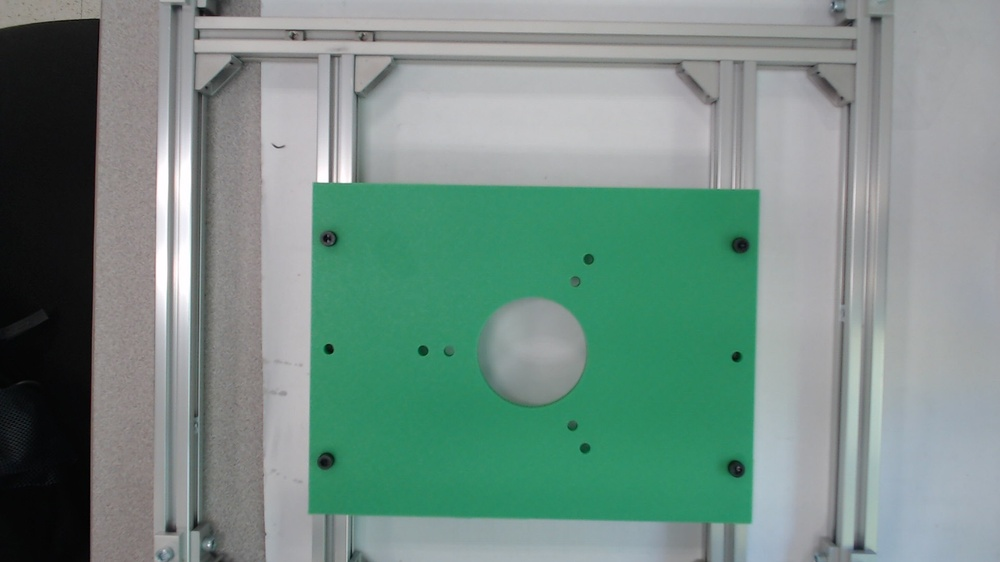
#> input picture RobotBaseDetection/greenBase2.jpg, 1000 x 562 px, shrunk from 1920 x 1080 before the run
$ python -i findTransformationRobotBaseToCam3.py   (imports and definitions only)
#> lines starting #> are read from the running program, lines starting #| are printed output that depends on the picture
#> further down, picture is the input picture: shape (562, 1000, 3); mean B, G, R 132.1, 140.9, 116.6
import os
import pickle
import cv2
import numpy as np

# ---------- User settings ----------
IMAGE_PATH = "greenBase2.jpg"
# How many clicks we expect (X1,X2,Y1,Y2,Center)
LABELS = ["X1", "X2", "X3", "Y1", "Y2", "Center"]
# -----------------------------------

selected_points = []          # raw pixel coords where user clicked
clicked_overlay = None        # image to draw live click markers on
selection_done = False        # set True when finished
current_label_idx = 0

def detect_circles(img):
    """Return Nx3 array of circles (x,y,r) or None if none found."""
    greyimg = cv2.cvtColor(img, cv2.COLOR_BGR2GRAY)
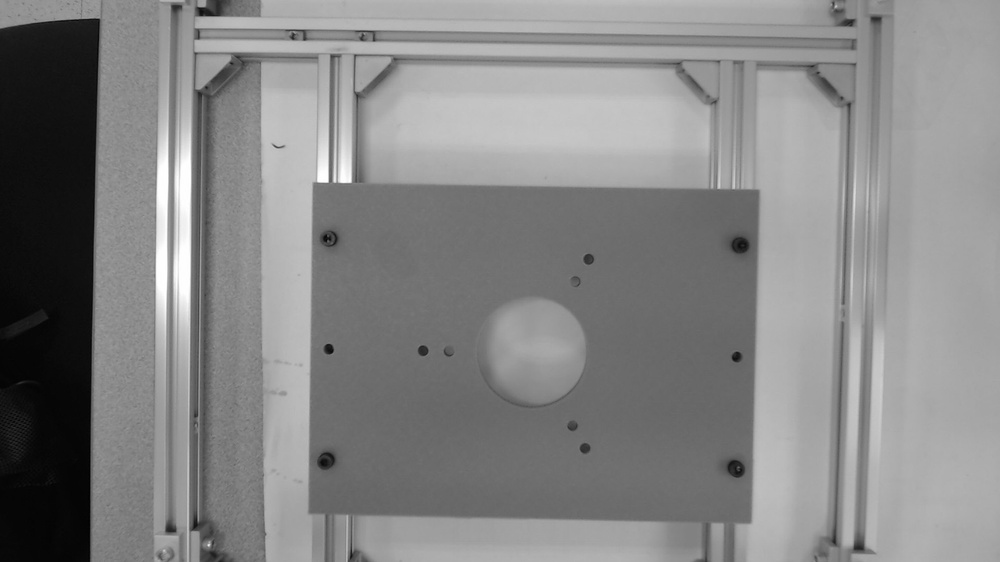
#> greyimg: shape (562, 1000); min 1, max 255, mean 132.6
    blurred = cv2.GaussianBlur(greyimg, (3, 3), 1)
    circles = cv2.HoughCircles(
        blurred, cv2.HOUGH_GRADIENT_ALT, dp=1.5, minDist=10,
        param1=100, param2=0.8, minRadius=0, maxRadius=0
    )
#> circles = [[279, 139.5, 85.87], [532.5, 348, 55.02], [780, 123, 63.16], [324, 462, 9.14], [735, 468, 8.72], [739.5, 244.5, 8.57], [330, 238.5, 8.43]]
    if circles is None:
        return None
    # convert to Nx3 float32
    circles = np.squeeze(circles).astype(np.float32)
    if circles.ndim == 1:
        circles = circles[np.newaxis, :]
    return circles  # shape (N,3): x,y,r

# [269 lines left out: functions mouse_callback, user_circle_selection, simple_fit_line, camera_robot_calibration_show_clicks, drawAxes, visualization and 2 more, not called in this run]


# [2 lines not run here, left out]

>>> import cv2
>>> picture = cv2.imread('greenBase2.jpg')
>>> result = detect_circles(picture)
#> result has the same summary as circles in detect_circles

$ run again, on RobotBaseDetection/greenBase7.jpg
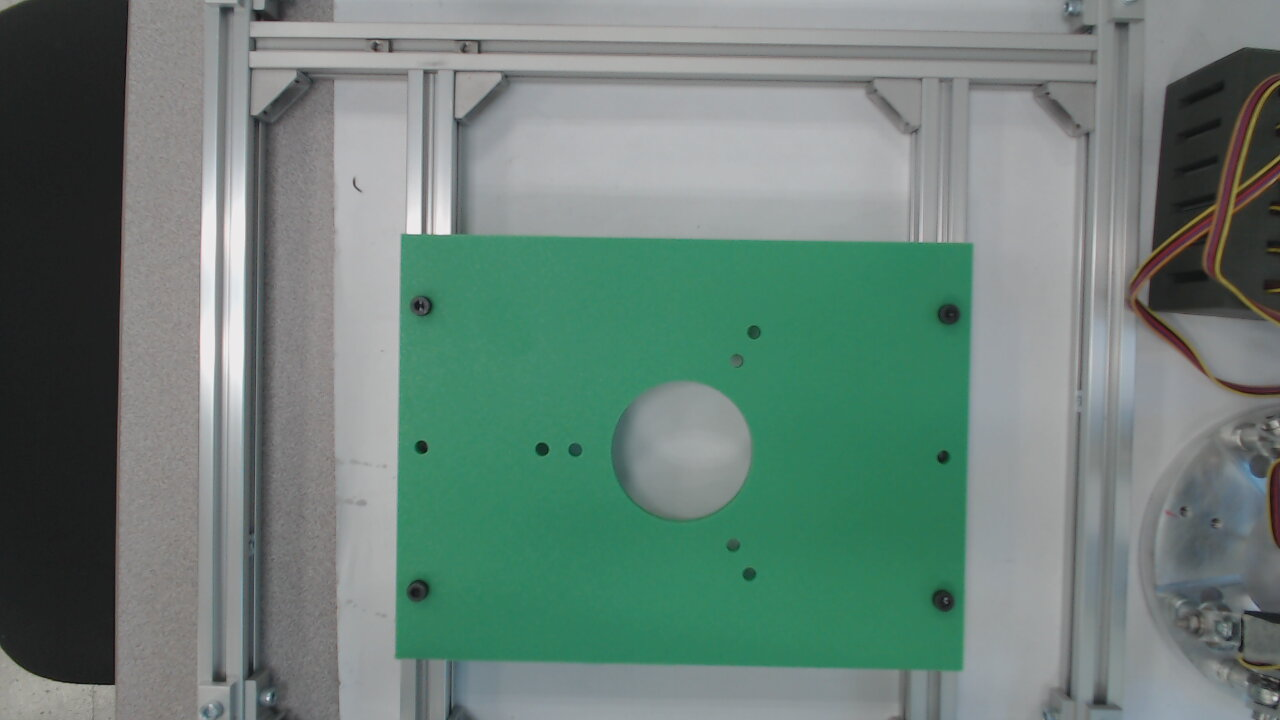
#> input picture RobotBaseDetection/greenBase7.jpg, 1280 x 720 px
#> picture is the input picture: shape (720, 1280, 3); mean B, G, R 119.8, 127.9, 107.1
#> in detect_circles, `greyimg = cv2.cvtColor(img, cv2.COLOR_BGR2GRAY)`:
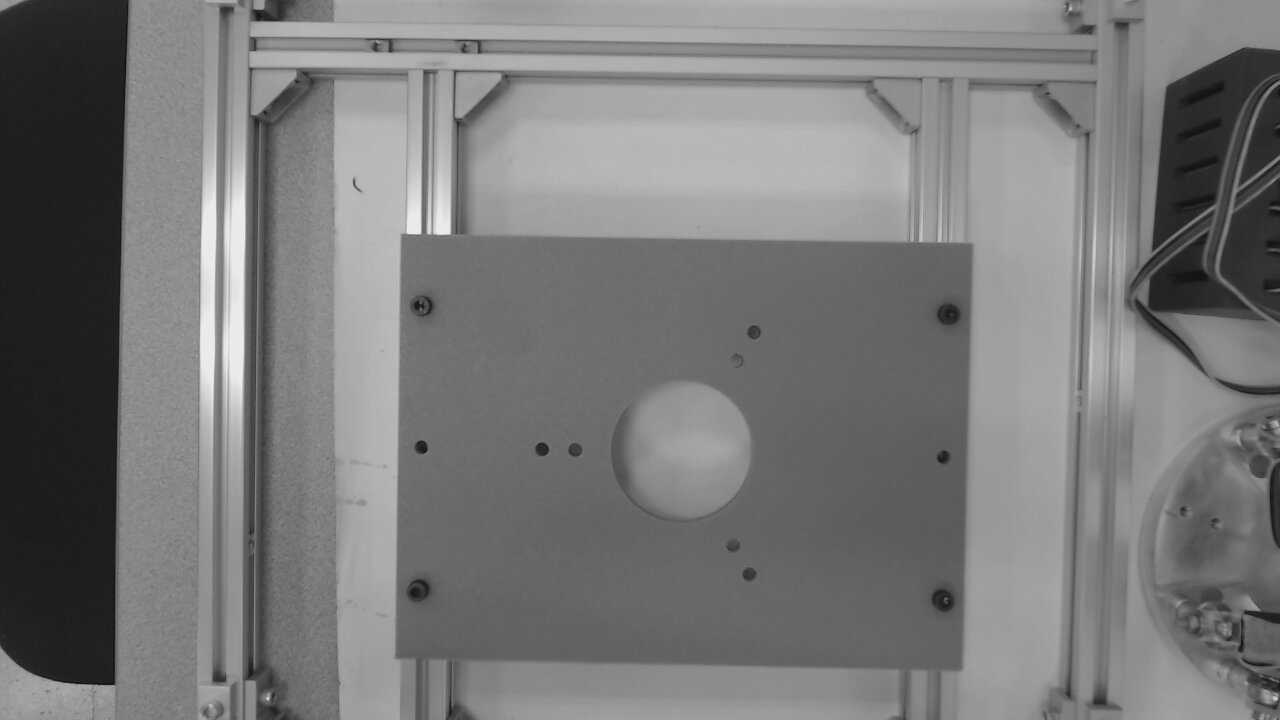
#> greyimg: shape (720, 1280); min 10, max 240, mean 120.7
#> circles = [[537, 156, 84.07], [682.5, 451.5, 69.75], [415.5, 592.5, 11.2], [1228.5, 627, 14.17], [423, 306, 11.54], [948, 313.5, 9.72], [216, 709.5, 16.01], [942, 598.5, 11.17], [1210.5, 598.5, 12.18], [574.5, 450, 6.91], [753, 331.5, 6.97], [942, 457.5, 6.37]]
#> result has the same summary as circles in detect_circles

$ run again, on RobotBaseDetection/calibration_00.jpg
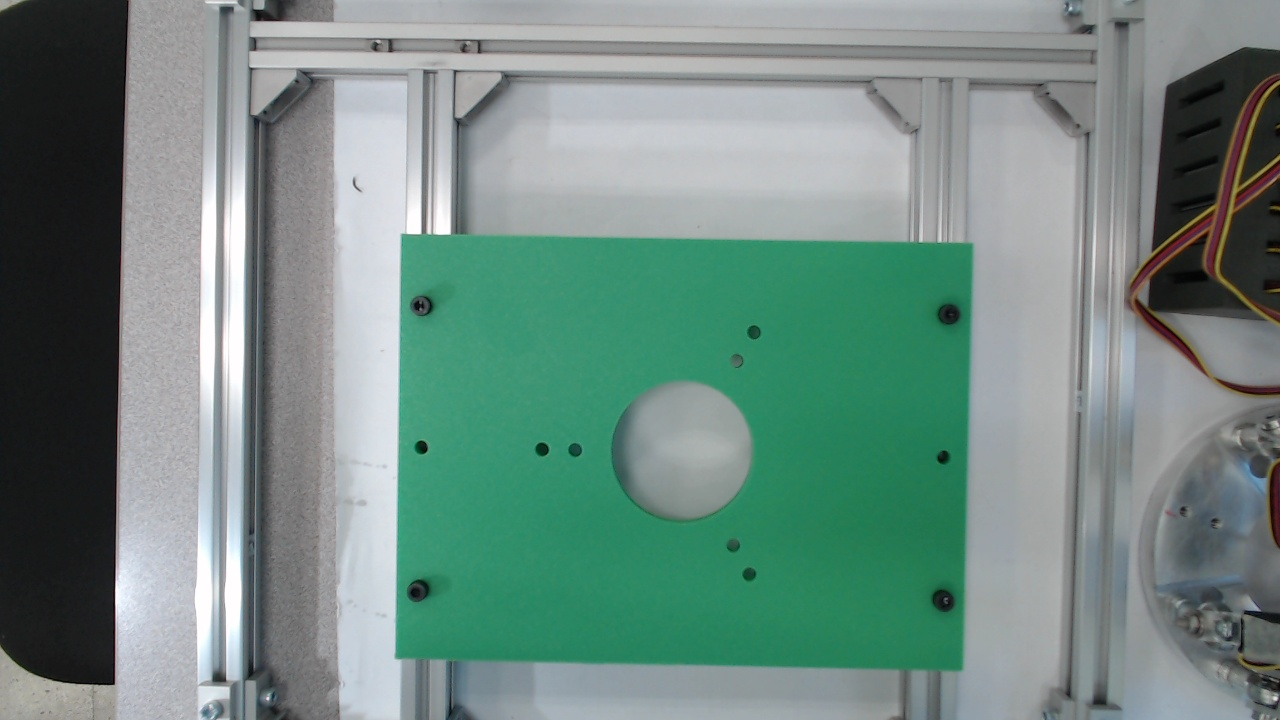
#> input picture RobotBaseDetection/calibration_00.jpg, 1280 x 720 px
#> picture is the input picture: shape (720, 1280, 3); mean B, G, R 130.1, 138, 113.2
#> in detect_circles, `greyimg = cv2.cvtColor(img, cv2.COLOR_BGR2GRAY)`:
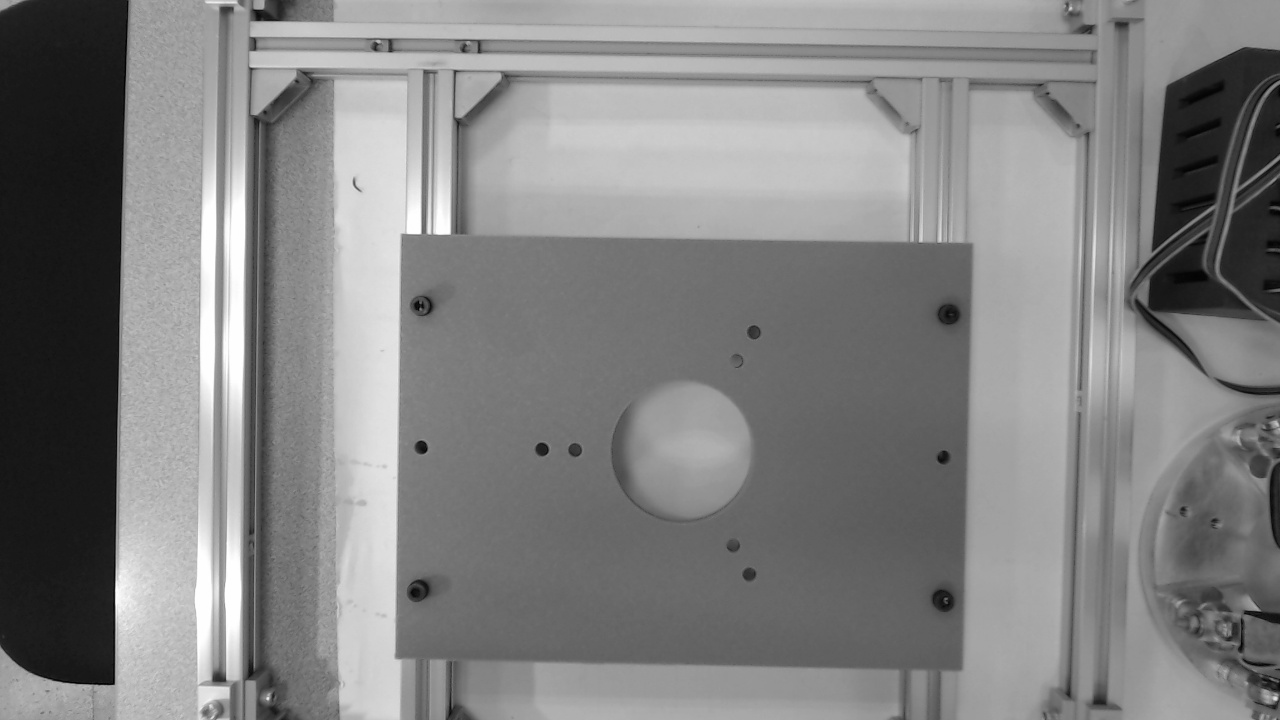
#> greyimg: shape (720, 1280); min 0, max 255, mean 129.7
#> circles = 14 rows, first 8: [345, 162, 90.5], [685.5, 450, 69.43], [534, 156, 82.63], [1183.5, 171, 42.42], [1264.5, 253.5, 50.28], [415.5, 592.5, 11.13], [942, 600, 15.21], [949.5, 313.5, 9.84]
#> result has the same summary as circles in detect_circles
